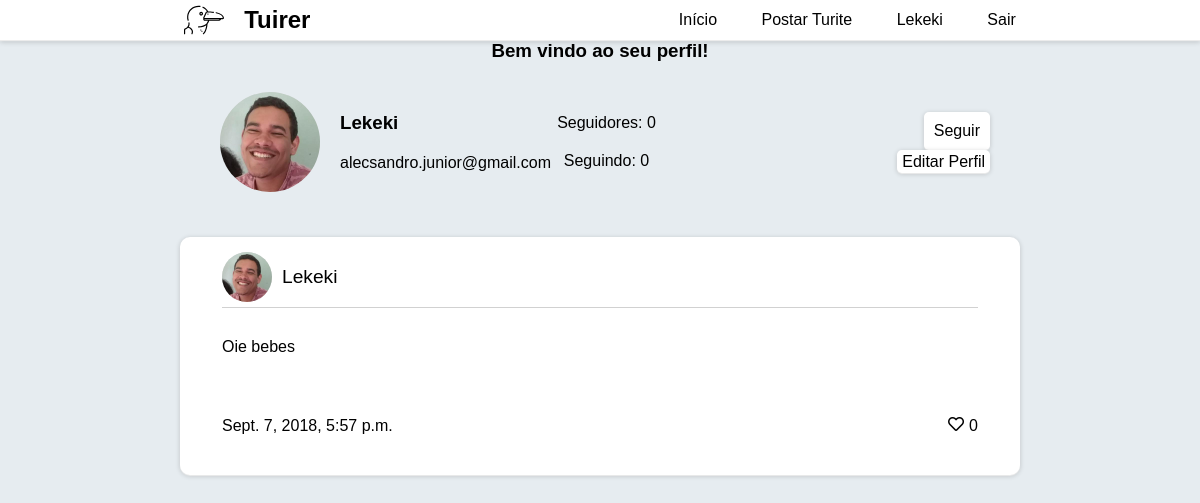
Before: /perfil/6/ (signed in) with the older database file.
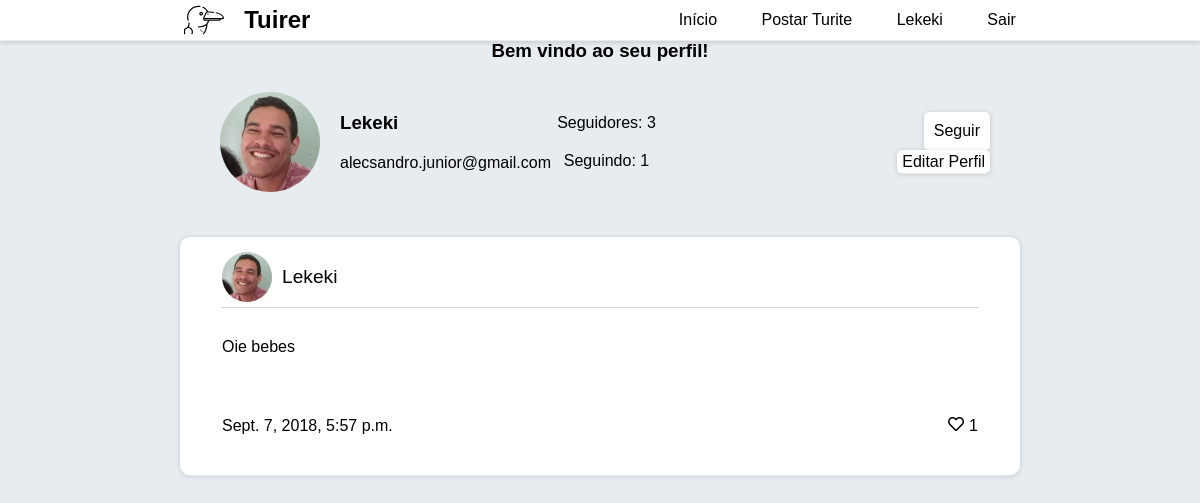
After: the same page with the newer database file.
### users/models.py (models this page shows)
class User(AbstractUser):
    followers = models.ManyToManyField('self', blank=True)
    following = models.ManyToManyField('self', blank=True)
    picture = models.ImageField('Foto de perfil', default='img/blank-pic.png')
    following = models.ManyToManyField('self', blank = True)
    liked_tuites = models.ManyToManyField('tuites.Tuite', related_name='liked_by')
    @property
    def followers_count(self):
        return self.followers.count()
    @property
    def following_count(self):
        return self.following.count()

### tuites/models.py (models this page shows)
class Tuite(models.Model):
    content = models.CharField('Tuite', max_length=280)
    author = models.ForeignKey('users.User', on_delete=models.CASCADE, related_name='tuites')
    date_created = models.DateTimeField(auto_now_add=True)
    objects = TuitesManager()
    @property
    def likes_count(self):
        return self.liked_by.count()
    def __str__(self):
        return f'{self.content}'
    class Meta:
        ordering = ('content', )

### users/views.py (the view)
# urls.py: path('perfil/<int:pk>/', ProfileView.as_view(), name='profile'),
class ProfileView(DetailView):
    model = User
    template_name = 'profile.html'
    context_object_name = 'profile'

### templates/templatetags/following.py (called while the page is built)
@register.simple_tag(takes_context=True)
def followingBool(context, key):
    user = context.get('user')
    query = User.objects.filter(username=user)[0].following.filter(pk=key).exists()
    if query:
        return 'Seguindo'
    else:
        return 'Seguir'

### templates/templatetags/user_liked.py (called while the page is built)
@register.simple_tag(takes_context=True)
def liked_tuite_heart_icon(context):
    user = context.get('user')
    tuite = context.get('tuite')
    if(user.is_authenticated):
        if user.liked_tuites.filter(id__in=[tuite.id]).exists():
            return "fas fa-heart"
    return "far fa-heart"

### templates/profile.html
{% extends 'base.html' %}
{% load staticfiles %}
{% load following %}
{% block body %}
    {% if request.user.pk == profile.pk %}
        <h3>Bem vindo ao seu perfil!</h3>
    {% endif %}
    <div class="profile-container">
        <div>
            <div>
                <img src="{{ profile.picture.url }}" class="profile-image">
            </div>
            <div>
                <h3 class="profile-text">{{ profile.username }}</h3>
                <p class="profile-text">{{ profile.email }}</p>
            </div>
        </div>
        <div>
            <p class="profile-text">Seguidores: {{ profile.following_count }}</p>
            <p class="profile-text">Seguindo: {{ profile.followers_count }}</p>
        </div>
        <div>
            <a href="{% url 'users:follow' profile.pk %}" class="follow-button">{% followingBool profile.pk %}</a>
            {% if profile == request.user %}
                <a id="edit-link" href="{% url 'users:edit' request.user.pk %}">Editar Perfil</a>
            {% endif %}
        </div>
    </div>
    {% for tuite in profile.tuites.all %}
        {% include 'includes/card.html' %}
    {% endfor %}
{% endblock %}

### templates/includes/menu.html (shortened to what this page needs)
{% load staticfiles %}
<nav id="nav">
    <a href="{% url 'index' %}" id="logo">
        <img src="{% static 'img/albatross.svg' %}" alt="">
        <h1 id="logomarca">Tuirer</h1>
    </a>
    <div id="nav-buttons">
        <a href="{% url 'index' %}">Início</a>
        <a href="{% url 'tuites:post_tuite' %}">Postar Turite</a>
        {% if user.is_authenticated %}
            <a href="{% url 'users:profile' request.user.pk %}"> {{ request.user.username }}</a>
            <a href="{% url 'users:logout' %}"> Sair</a>
        {% else %}
            <a href="{% url 'users:login' %}">Login</a>
            <a href="{% url 'users:signup' %}">Cadastro</a>
        {% endif %}
    </div>
</nav>

### templates/includes/card.html
{% load static %}
{% load user_liked %}
<div id="tuite">
    <div id="user-block">
        <img src="{{ tuite.author.picture.url }}" alt="">
        <a href="{% url 'users:profile' tuite.author.pk %}" id="username"> {{ tuite.author }}</a>
    </div>
    <div id="tuite-text">
        {{ tuite }}
    </div>
    <div id="reactions">
        <p>{{ tuite.date_created }}</p>
        <div>
            <a href="{% url 'tuites:like' tuite.id %}" class="like-tuite">
                <i class="{% liked_tuite_heart_icon %}"></i> {{ tuite.likes_count }}
            </a>
        </div>
    </div>
</div>

Changed rows visible on the page:
changed User "Lekeki": following_count "0" → "3"; followers_count "0" → "1"
computed for Tuite "Oie bebes": likes_count "0" → "1"
